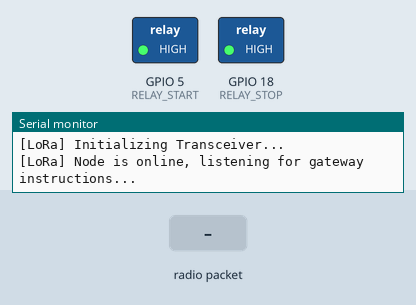
Bench run of a sketch on a simulated ESP32. On the bench: switched loads named in the sketch (green lamp = pin HIGH), the last lines printed to the serial monitor. The inputs (shaded band) are chosen by the test bench. No radio packets arrive unless stated.

Above: at 1.7 s.
1.8 s: radio packet "ON" arrives
At 2.7 s:
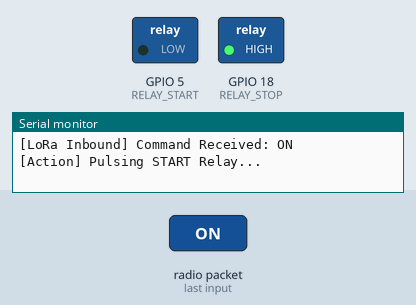
4.8 s: radio packet "OFF" arrives
At 5.1 s:
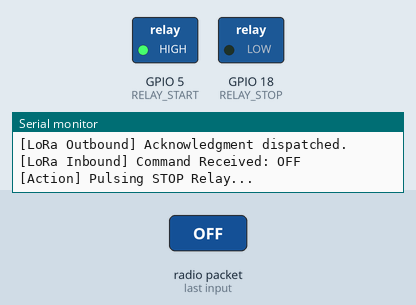
Timing chart, 0 to 7.8 s (numbered marks = the images above; inputs shaded):
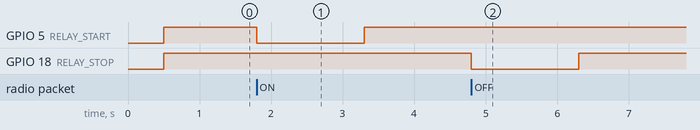

The sketch:

online-Esp32-ra02-NODE_alankotai-farm.ino
```cpp
/*
🌾 LoRa Farm Motor Node (ESP32 + Ra-02)
Node Identity: alankotai-farm (Gateway Compatible)
*/

#include <SPI.h>
#include <LoRa.h>

// Unique Identifier for your farm
const String baseNodeID = "alankotai-farm";
// Combined string to instantly satisfy Gateway filter: if (receivedMessage.startsWith("NODE_"))
String nodeID = "NODE_" + baseNodeID;

// Hardware Pin Definitions (Matching your Gateway setup)
#define LORA_CS    4
#define HW_RST    14
#define LORA_DIO0  2

// Farm Starter Relay Pins (From your GSM code)
#define RELAY_START 5
#define RELAY_STOP  18
#define STARTER_DELAY 1500 // 1.5-second pulse for industrial starters

// Variables
bool motorState = false;
unsigned long lastReportTime = 0;
const unsigned long reportInterval = 10000; // Send status every 10 seconds

void setup() {
    Serial.begin(115200);
    delay(500);
    Serial.println("\n--- Farm LoRa Motor Node Booting ---");
    Serial.print("Node Wire Identity: ");
    Serial.println(nodeID);

    // Configure Starter Pins (Active LOW relay blocks setup)
    pinMode(RELAY_START, OUTPUT);
    pinMode(RELAY_STOP, OUTPUT);
    digitalWrite(RELAY_START, HIGH); // Default Open Circuit
    digitalWrite(RELAY_STOP, HIGH);  // Default Open Circuit

    // Initialize LoRa Radio
    Serial.println("[LoRa] Initializing Transceiver...");
    LoRa.setPins(LORA_CS, HW_RST, LORA_DIO0);

    // Must match the Gateway frequency (433 MHz)
    if (!LoRa.begin(433E6)) {
        Serial.println("[LoRa] Hardware initialization failed! Check wiring.");
        while (1);
    }

    // Fine-tuned Radio Parameters (EXACT match to your gateway for communication compatibility)
    LoRa.setTxPower(20, PA_OUTPUT_PA_BOOST_PIN); // Max power for outdoor range
    LoRa.setSignalBandwidth(62.5E3);
    LoRa.setSpreadingFactor(12);
    LoRa.setCodingRate4(8);
    LoRa.setGain(6);

    Serial.println("[LoRa] Node is online, listening for gateway instructions...");
}

void loop() {
    // 1. Check for incoming payloads from the gateway
    parseIncomingLoRa();

    // 2. Periodically transmit status telemetry string (Uplink)
    if (millis() - lastReportTime >= reportInterval) {
        lastReportTime = millis();
        sendTelemetry();
    }
}

// Process structural inbound traffic from Gateway
void parseIncomingLoRa() {
    int packetSize = LoRa.parsePacket();
    if (packetSize == 0) return; // No packets received

    String incomingMessage = "";
    while (LoRa.available()) {
        incomingMessage += (char)LoRa.read();
    }

    Serial.print("[LoRa Inbound] Command Received: ");
    Serial.println(incomingMessage);

    // Case A: Remote ID Re-configuration (CONFIG:CurrentID:NewID)
    if (incomingMessage.startsWith("CONFIG:")) {
        int firstColon = incomingMessage.indexOf(':');
        int secondColon = incomingMessage.indexOf(':', firstColon + 1);

        if (secondColon != -1) {
            String targetNode = incomingMessage.substring(firstColon + 1, secondColon);
            String newID = incomingMessage.substring(secondColon + 1);

            if (targetNode == nodeID) {
                Serial.println("[Config] Changing identity to: " + newID);
                sendAck(); // Stop Gateway retry loops instantly before change
                nodeID = newID;
            }
        }
        return;
    }

    // Case B: General Motor Control Commands
    // Expected incoming strings via your gateway's control topic: "ON" or "OFF"
    if (incomingMessage == "ON") {
        if (!motorState) {
            startMotor();
        } else {
            Serial.println("[Motor] Already ON.");
        }
        sendAck(); // Immediately fire back ACK packet
    }
    else if (incomingMessage == "OFF") {
        if (motorState) {
            stopMotor();
        } else {
            Serial.println("[Motor] Already OFF.");
        }
        sendAck(); // Immediately fire back ACK packet
    }
}

// Transmit Acknowledgement back to the Gateway
void sendAck() {
    delay(100); // Small turnaround delay for radio stabilization
    LoRa.beginPacket();
    LoRa.print(nodeID + ":ACK");
    LoRa.endPacket();
    Serial.println("[LoRa Outbound] Acknowledgment dispatched.");
}

// Send status telemetry (Uplink) to MQTT broker via Gateway
void sendTelemetry() {
    // Construct payload starting with NODE_alankotai-farm
    // Will safely publish on MQTT as: NODE_alankotai-farm:STATUS=ON or OFF
    String telemetryPayload = nodeID + ":STATUS=" + (motorState ? "ON" : "OFF");

    Serial.print("[LoRa Outbound] Transmitting Status: ");
    Serial.println(telemetryPayload);

    LoRa.beginPacket();
    LoRa.print(telemetryPayload);
    LoRa.endPacket();
}

// Dual-Relay Pulse Starter Control Logic
void startMotor() {
    Serial.println("[Action] Pulsing START Relay...");
    digitalWrite(RELAY_START, LOW);   // Press Green Button
    delay(STARTER_DELAY);
    digitalWrite(RELAY_START, HIGH);  // Release Green Button
    motorState = true;
    Serial.println("[Motor] Status set to ON");
}

void stopMotor() {
    Serial.println("[Action] Pulsing STOP Relay...");
    digitalWrite(RELAY_STOP, LOW);    // Press Red Button
    delay(STARTER_DELAY);
    digitalWrite(RELAY_STOP, HIGH);   // Release Red Button
    motorState = false;
    Serial.println("[Motor] Status set to OFF");
}
```

Measured:
- after the input at 1.8 s, GPIO 5 (RELAY_START): HIGH → LOW at once, → HIGH 1.5 s later
- after the input at 4.8 s, GPIO 18 (RELAY_STOP): HIGH → LOW at once, → HIGH 1.5 s later
